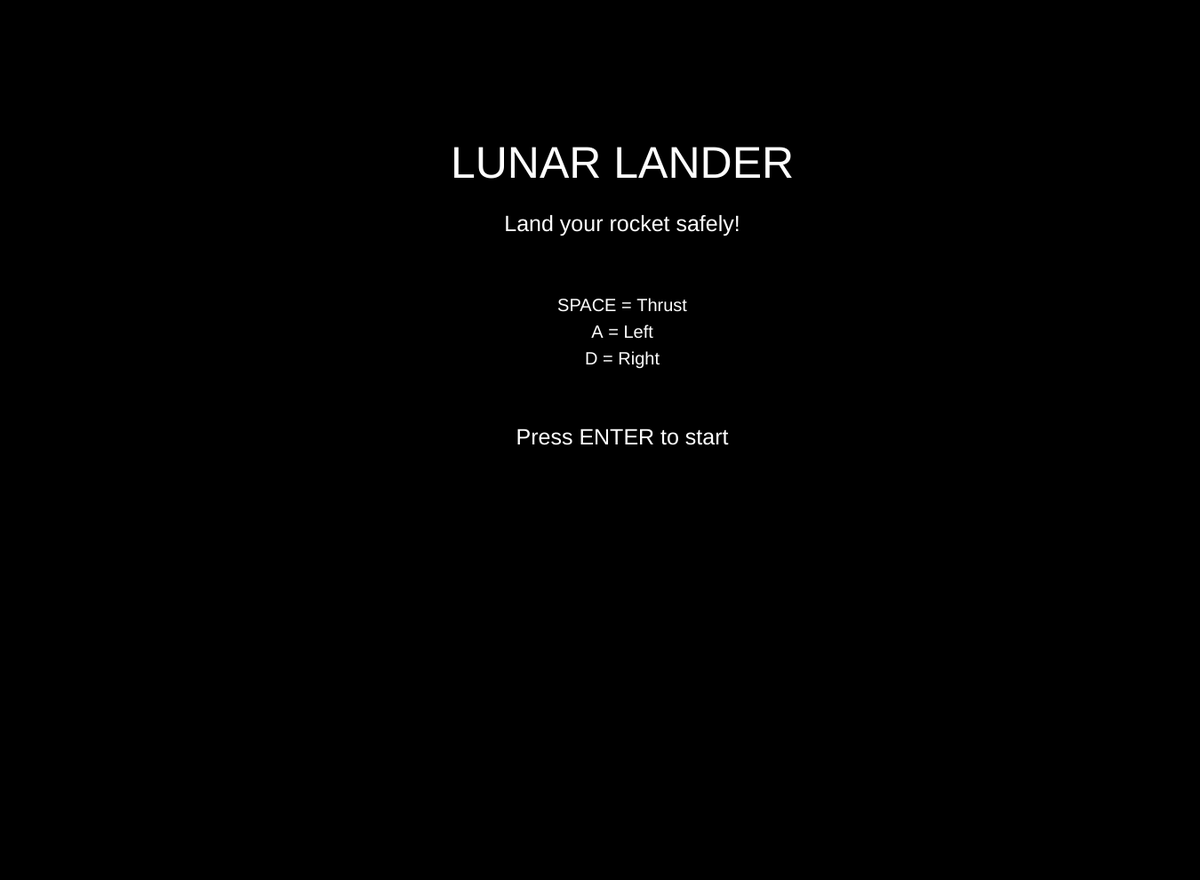
Frame 1 (no input)
Frame 60 (no input): identical to frame 1, image omitted
Frame 120 (the mouse pressed at the canvas centre since frame 60): identical to frame 1, image omitted

The p5.js sketch that drew this single still picture (run headless with seeded random() and noise() and a simulated clock; from frame 60 on, the mouse is pressed at the canvas centre):

// p5.js sketch
// ── sketch.js
let x = 50;
let y = 50;

let speedX = 0;
let speedY = 0;

let fuel = 100;

let gameStarted = false;
let gameOver = false;
let landed = false;

let starX = [];
let starY = [];

function draw() {

  // Startup screen
  if (gameStarted == false) {

    background(0);

    fill(255);
    textAlign(CENTER);

    textSize(50);
    text("LUNAR LANDER", 700, 200);

    textSize(25);
    text("Land your rocket safely!", 700, 260);

    textSize(20);
    text("SPACE = Thrust", 700, 350);
    text("A = Left", 700, 380);
    text("D = Right", 700, 410);

    textSize(25);
    text("Press ENTER to start", 700, 500);

    return;
  }


  // Game over screen
  if (gameOver == true) {

    background(0);

    fill(255, 0, 0);
    textAlign(CENTER);

    textSize(60);
    text("YOU CRASHED!", 700, 300);

    fill(255);
    textSize(25);
    text("Press R to restart", 700, 380);

    return;
  }


  // Landing screen
  if (landed == true) {

    background(0);

    fill(0, 255, 100);
    textAlign(CENTER);

    textSize(60);
    text("SUCCESSFUL LANDING!", 700, 300);

    fill(255);
    textSize(25);
    text("You landed safely!", 700, 350);

    text("Press R to play again", 700, 420);

    return;
  }


  // Background
  background(0);

stars(0, 0);

  // Draw planet
  planet(0, 0);


  // Gravity
  speedY = speedY + 0.05;


  // a left
  if (keyIsDown(65) && fuel > 0) {

    speedX = speedX - 0.05;

    fuel = fuel - 0.1;
  }


  // d right
  if (keyIsDown(68) && fuel > 0) {

    speedX = speedX + 0.05;

    fuel = fuel - 0.1;
  }


  // SPACE thrust
  if (keyIsDown(32) && fuel > 0) {

    speedY = speedY - 0.1;

    fuel = fuel - 0.2;

    Fire(x, y);
  }


  // Movement
  x = x + speedX;
  y = y + speedY;


  // Draw rocket
  rocketship(x, y);


  // Keep rocket from going off the sides
  if (x < -50) {
    x = -50;
    speedX = 0;
  }

  if (x > 1280) {
    x = 1280;
    speedX = 0;
  }


  // Fuel can't go below 0
  if (fuel < 0) {
    fuel = 0;
  }


  // Display information
  fill(255);
  textAlign(LEFT);

  textSize(20);
  text("Fuel: " + floor(fuel), 30, 40);

  text("Vertical speed: " + nf(abs(speedY), 1, 2), 30, 70);

  text("SPACE = Thrust | A = Left | D = Right", 30, 100);


  // Landing hitbox

  // Rocket body bottom
  let rocketBottom = y + 240;

  // Rocket left side
  let rocketLeft = x + 60;

  // Rocket right side
  let rocketRight = x + 180;


  // Landing platform
  let landingLeft = 550;
  let landingRight = 750;
  let landingY = 640;


  // Check if rocket touches landing platform
  if (
    rocketBottom >= landingY &&
    rocketBottom <= landingY + 25 &&
    rocketRight > landingLeft &&
    rocketLeft < landingRight
  ) {

    // Slow landing = success
    if (abs(speedY) < 2) {

      landed = true;

    }

    // Too fast = crash
    else {

      gameOver = true;

    }
  }


  // Crash if rocket hits the planet
  if (rocketBottom > 700) {

    gameOver = true;
  }

}

function setup() {

createCanvas(1350, 990);
  for (let i = 0; i < 100; i++) {

    starX.push(Math.floor(Math.random() * 1400));
    starY.push(Math.floor(Math.random() * 800));

  }
}

function stars(x, y) {

  fill(255);

  for (let i = 0; i < starX.length; i++) {

    circle(x + starX[i], y + starY[i], 4);

  }
}

function rocketship(x, y) {
stroke(0);
  // Body
  fill(255);
  ellipse(x + 120, y + 120, 120, 240);


  // Head
  fill(255, 0, 0);

  triangle(x + 95, y + 11,x + 120, y - 30,x + 145, y + 11);


  // Left wing
  triangle(x + 72, y + 192,x + 57, y + 279,x + 87, y + 219);


  // Right wing
  triangle(x + 168, y + 192,x + 183, y + 279,x + 153, y + 219);


  // Outer cockpit
  fill(0, 255, 255);
  ellipse(x + 120, y + 90, 72, 72);


  // Inner cockpit
  fill(219, 225, 227);
  ellipse(x + 120, y + 90, 60, 60);


  // Amogus
  amogus(x, y);
}



function amogus(x, y) {

  // Body
  fill(255, 0, 0);
  rect(x + 105, y + 66, 30, 54, 12);


  // Outer visor
  fill(44, 45, 45);
  rect(x + 99, y + 78, 24, 15, 6);


  // Inner visor
  fill(128, 128, 128);
  rect(x + 101, y + 80, 19, 10, 5);
}


function Fire(x, y) {

  noStroke();


  // Outer fire
  fill(255, 60, 0);

  triangle(x + 90, y + 246,x + 150, y + 246,x + 120, y + 330);


  // Orange fire
  fill(255, 140, 0);

  triangle(x + 102, y + 246,x + 138, y + 246,x + 120, y + 300);


  // Yellow fire
  fill(255, 220, 0);

  triangle(x + 111, y + 246,x + 129, y + 246,x + 120, y + 276);


  // Yellow hot center
  fill(255, 255, 0);

  triangle(x + 115, y + 246,x + 125, y + 246,x + 120, y + 261);
}



function planet(x, y) {

  // Planet
  fill(70, 70, 80);

  ellipse(x + 650,y + 1000,1600,650
  );


  // Darker craters
  fill(50, 50, 60);

  ellipse(x + 250, y + 850, 140, 50);
  ellipse(x + 400, y + 950, 200, 60);
  ellipse(x + 700, y + 820, 120, 40);
  ellipse(x + 900, y + 970, 180, 55);
  ellipse(x + 1100, y + 850, 130, 45);


  // Smaller craters
  fill(90, 90, 100);

  ellipse(x + 320, y + 1050, 80, 30);
  ellipse(x + 600, y + 1000, 100, 35);
  ellipse(x + 1000, y + 1050, 90, 30);


  // Landing zone
  fill(40, 40, 50);
  ellipse(x + 650, y + 690, 220, 60);

  // Green landing circle
  fill(0, 255, 100);
  ellipse(x + 650, y + 680, 160, 35);

  // Small center marker
  fill(255);
  ellipse(x + 650, y + 675, 30, 8);
  strokeWeight(1);
}



//keyboard
function keyPressed() {

  // Start game
  if (keyCode == ENTER && gameStarted == false) {

    gameStarted = true;
  }


  // Restart
  if (key == "r" || key == "R") {

    x = 50;
    y = 50;

    speedX = 0;
    speedY = 0;

    fuel = 100;

    gameStarted = true;
    gameOver = false;
    landed = false;
  }

}
